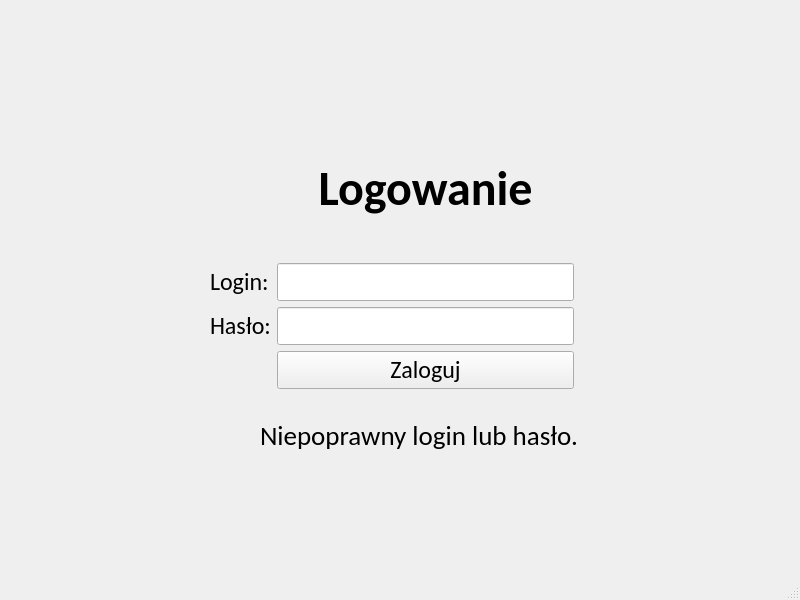
<?xml version="1.0" encoding="UTF-8"?>
<ui version="4.0">
 <class>MainWindow</class>
 <widget class="QMainWindow" name="MainWindow">
  <property name="geometry">
   <rect>
    <x>0</x>
    <y>0</y>
    <width>800</width>
    <height>600</height>
   </rect>
  </property>
  <property name="sizePolicy">
   <sizepolicy hsizetype="Fixed" vsizetype="Fixed">
    <horstretch>0</horstretch>
    <verstretch>0</verstretch>
   </sizepolicy>
  </property>
  <property name="windowTitle">
   <string>Kantor C++</string>
  </property>
  <widget class="QWidget" name="centralwidget">
   <widget class="QStackedWidget" name="stackedWidget">
    <property name="geometry">
     <rect>
      <x>0</x>
      <y>0</y>
      <width>800</width>
      <height>600</height>
     </rect>
    </property>
    <property name="sizePolicy">
     <sizepolicy hsizetype="Fixed" vsizetype="Fixed">
      <horstretch>0</horstretch>
      <verstretch>0</verstretch>
     </sizepolicy>
    </property>
    <property name="minimumSize">
     <size>
      <width>800</width>
      <height>600</height>
     </size>
    </property>
    <property name="maximumSize">
     <size>
      <width>800</width>
      <height>600</height>
     </size>
    </property>
    <property name="currentIndex">
     <number>0</number>
    </property>
    <widget class="QWidget" name="pageLogowanie">
     <widget class="QWidget" name="gridLayoutWidget">
      <property name="geometry">
       <rect>
        <x>210</x>
        <y>120</y>
        <width>364</width>
        <height>269</height>
       </rect>
      </property>
      <layout class="QGridLayout" name="gridLayout">
       <item row="1" column="0">
        <widget class="QLabel" name="labelLogin">
         <property name="font">
          <font>
           <family>Calibri</family>
           <pointsize>18</pointsize>
          </font>
         </property>
         <property name="text">
          <string>Login:</string>
         </property>
        </widget>
       </item>
       <item row="3" column="0">
        <widget class="QLabel" name="labelHaslo">
         <property name="font">
          <font>
           <family>Calibri</family>
           <pointsize>18</pointsize>
          </font>
         </property>
         <property name="text">
          <string>Hasło:</string>
         </property>
        </widget>
       </item>
       <item row="4" column="1">
        <widget class="QPushButton" name="pushButtonZaloguj">
         <property name="font">
          <font>
           <family>Calibri</family>
           <pointsize>18</pointsize>
          </font>
         </property>
         <property name="text">
          <string>Zaloguj</string>
         </property>
        </widget>
       </item>
       <item row="1" column="1">
        <widget class="QLineEdit" name="lineEditLogin">
         <property name="font">
          <font>
           <family>Calibri</family>
           <pointsize>18</pointsize>
          </font>
         </property>
        </widget>
       </item>
       <item row="3" column="1">
        <widget class="QLineEdit" name="lineEditHaslo">
         <property name="font">
          <font>
           <family>Calibri</family>
           <pointsize>18</pointsize>
          </font>
         </property>
         <property name="echoMode">
          <enum>QLineEdit::Password</enum>
         </property>
        </widget>
       </item>
       <item row="0" column="1">
        <widget class="QLabel" name="labelLogowanie">
         <property name="font">
          <font>
           <family>Calibri</family>
           <pointsize>36</pointsize>
           <weight>75</weight>
           <bold>true</bold>
          </font>
         </property>
         <property name="text">
          <string>Logowanie</string>
         </property>
         <property name="textFormat">
          <enum>Qt::AutoText</enum>
         </property>
         <property name="alignment">
          <set>Qt::AlignCenter</set>
         </property>
        </widget>
       </item>
      </layout>
      <zorder>labelLogin</zorder>
      <zorder>labelHaslo</zorder>
      <zorder>lineEditHaslo</zorder>
      <zorder>lineEditLogin</zorder>
      <zorder>pushButtonZaloguj</zorder>
      <zorder>labelLogowanie</zorder>
     </widget>
     <widget class="QLabel" name="labelError">
      <property name="enabled">
       <bool>true</bool>
      </property>
      <property name="geometry">
       <rect>
        <x>260</x>
        <y>420</y>
        <width>321</width>
        <height>31</height>
       </rect>
      </property>
      <property name="font">
       <font>
        <family>Calibri</family>
        <pointsize>20</pointsize>
       </font>
      </property>
      <property name="text">
       <string>Niepoprawny login lub hasło.</string>
      </property>
     </widget>
    </widget>
    <widget class="QWidget" name="pageProfil">
     <widget class="QLabel" name="labelKantor">
      <property name="geometry">
       <rect>
        <x>310</x>
        <y>20</y>
        <width>181</width>
        <height>51</height>
       </rect>
      </property>
      <property name="font">
       <font>
        <family>Calibri</family>
        <pointsize>48</pointsize>
        <weight>75</weight>
        <bold>true</bold>
       </font>
      </property>
      <property name="text">
       <string>Kantor</string>
      </property>
     </widget>
     <widget class="QLabel" name="labelPowitanie">
      <property name="geometry">
       <rect>
        <x>20</x>
        <y>30</y>
        <width>281</width>
        <height>51</height>
       </rect>
      </property>
      <property name="font">
       <font>
        <family>Calibri</family>
        <pointsize>18</pointsize>
       </font>
      </property>
      <property name="text">
       <string>Witaj ponownie, </string>
      </property>
     </widget>
     <widget class="QPushButton" name="pushButtonWyloguj">
      <property name="geometry">
       <rect>
        <x>610</x>
        <y>40</y>
        <width>131</width>
        <height>31</height>
       </rect>
      </property>
      <property name="font">
       <font>
        <family>Calibri</family>
        <pointsize>16</pointsize>
       </font>
      </property>
      <property name="text">
       <string>Wyloguj</string>
      </property>
     </widget>
     <widget class="QWidget" name="gridLayoutWidget_2">
      <property name="geometry">
       <rect>
        <x>100</x>
        <y>170</y>
        <width>181</width>
        <height>315</height>
       </rect>
      </property>
      <layout class="QGridLayout" name="gridLayout_2">
       <item row="7" column="1">
        <widget class="QLabel" name="labelJPYValue">
         <property name="font">
          <font>
           <family>Calibri</family>
           <pointsize>18</pointsize>
          </font>
         </property>
         <property name="text">
          <string>0</string>
         </property>
        </widget>
       </item>
       <item row="6" column="1">
        <widget class="QLabel" name="labelGBPValue">
         <property name="font">
          <font>
           <family>Calibri</family>
           <pointsize>18</pointsize>
          </font>
         </property>
         <property name="text">
          <string>0</string>
         </property>
        </widget>
       </item>
       <item row="4" column="0">
        <widget class="QLabel" name="labelCHF">
         <property name="maximumSize">
          <size>
           <width>60</width>
           <height>16777215</height>
          </size>
         </property>
         <property name="font">
          <font>
           <family>Calibri</family>
           <pointsize>18</pointsize>
          </font>
         </property>
         <property name="text">
          <string>CHF:</string>
         </property>
        </widget>
       </item>
       <item row="2" column="0">
        <widget class="QLabel" name="labelUSD">
         <property name="maximumSize">
          <size>
           <width>60</width>
           <height>16777215</height>
          </size>
         </property>
         <property name="font">
          <font>
           <family>Calibri</family>
           <pointsize>18</pointsize>
          </font>
         </property>
         <property name="text">
          <string>USD:</string>
         </property>
        </widget>
       </item>
       <item row="3" column="0">
        <widget class="QLabel" name="labelEUR">
         <property name="maximumSize">
          <size>
           <width>60</width>
           <height>16777215</height>
          </size>
         </property>
         <property name="font">
          <font>
           <family>Calibri</family>
           <pointsize>18</pointsize>
          </font>
         </property>
         <property name="text">
          <string>EUR:</string>
         </property>
        </widget>
       </item>
       <item row="6" column="0">
        <widget class="QLabel" name="labelGBP">
         <property name="maximumSize">
          <size>
           <width>60</width>
           <height>16777215</height>
          </size>
         </property>
         <property name="font">
          <font>
           <family>Calibri</family>
           <pointsize>18</pointsize>
          </font>
         </property>
         <property name="text">
          <string>GBP:</string>
         </property>
        </widget>
       </item>
       <item row="8" column="0">
        <widget class="QLabel" name="labelCZK">
         <property name="maximumSize">
          <size>
           <width>60</width>
           <height>16777215</height>
          </size>
         </property>
         <property name="font">
          <font>
           <family>Calibri</family>
           <pointsize>18</pointsize>
          </font>
         </property>
         <property name="text">
          <string>CZK:</string>
         </property>
        </widget>
       </item>
       <item row="1" column="1">
        <widget class="QLabel" name="labelPLNValue">
         <property name="font">
          <font>
           <family>Calibri</family>
           <pointsize>18</pointsize>
          </font>
         </property>
         <property name="text">
          <string>0</string>
         </property>
        </widget>
       </item>
       <item row="3" column="1">
        <widget class="QLabel" name="labelEURValue">
         <property name="font">
          <font>
           <family>Calibri</family>
           <pointsize>18</pointsize>
          </font>
         </property>
         <property name="text">
          <string>0</string>
         </property>
        </widget>
       </item>
       <item row="1" column="0">
        <widget class="QLabel" name="labelPLN">
         <property name="maximumSize">
          <size>
           <width>60</width>
           <height>16777215</height>
          </size>
         </property>
         <property name="font">
          <font>
           <family>Calibri</family>
           <pointsize>18</pointsize>
          </font>
         </property>
         <property name="text">
          <string>PLN:</string>
         </property>
        </widget>
       </item>
       <item row="2" column="1">
        <widget class="QLabel" name="labelUSDValue">
         <property name="font">
          <font>
           <family>Calibri</family>
           <pointsize>18</pointsize>
          </font>
         </property>
         <property name="text">
          <string>0</string>
         </property>
        </widget>
       </item>
       <item row="4" column="1">
        <widget class="QLabel" name="labelCHFValue">
         <property name="font">
          <font>
           <family>Calibri</family>
           <pointsize>18</pointsize>
          </font>
         </property>
         <property name="text">
          <string>0</string>
         </property>
        </widget>
       </item>
       <item row="7" column="0">
        <widget class="QLabel" name="labelJPY">
         <property name="maximumSize">
          <size>
           <width>60</width>
           <height>16777215</height>
          </size>
         </property>
         <property name="font">
          <font>
           <family>Calibri</family>
           <pointsize>18</pointsize>
          </font>
         </property>
         <property name="text">
          <string>JPY:</string>
         </property>
        </widget>
       </item>
       <item row="5" column="1">
        <widget class="QLabel" name="labelCADValue">
         <property name="font">
          <font>
           <family>Calibri</family>
           <pointsize>18</pointsize>
          </font>
         </property>
         <property name="text">
          <string>0</string>
         </property>
        </widget>
       </item>
       <item row="8" column="1">
        <widget class="QLabel" name="labelCZKValue">
         <property name="font">
          <font>
           <family>Calibri</family>
           <pointsize>18</pointsize>
          </font>
         </property>
         <property name="text">
          <string>0</string>
         </property>
        </widget>
       </item>
       <item row="5" column="0">
        <widget class="QLabel" name="labelCAD">
         <property name="maximumSize">
          <size>
           <width>60</width>
           <height>16777215</height>
          </size>
         </property>
         <property name="font">
          <font>
           <family>Calibri</family>
           <pointsize>18</pointsize>
          </font>
         </property>
         <property name="text">
          <string>CAD:</string>
         </property>
        </widget>
       </item>
      </layout>
     </widget>
     <widget class="QLabel" name="labelPortfel">
      <property name="geometry">
       <rect>
        <x>100</x>
        <y>130</y>
        <width>146</width>
        <height>34</height>
       </rect>
      </property>
      <property name="font">
       <font>
        <family>Calibri</family>
        <pointsize>20</pointsize>
       </font>
      </property>
      <property name="text">
       <string>Stan portfela:</string>
      </property>
     </widget>
    </widget>
   </widget>
  </widget>
  <widget class="QMenuBar" name="menubar">
   <property name="enabled">
    <bool>true</bool>
   </property>
   <property name="geometry">
    <rect>
     <x>0</x>
     <y>0</y>
     <width>800</width>
     <height>21</height>
    </rect>
   </property>
  </widget>
  <widget class="QStatusBar" name="statusbar">
   <property name="enabled">
    <bool>true</bool>
   </property>
  </widget>
 </widget>
 <resources/>
 <connections/>
</ui>
